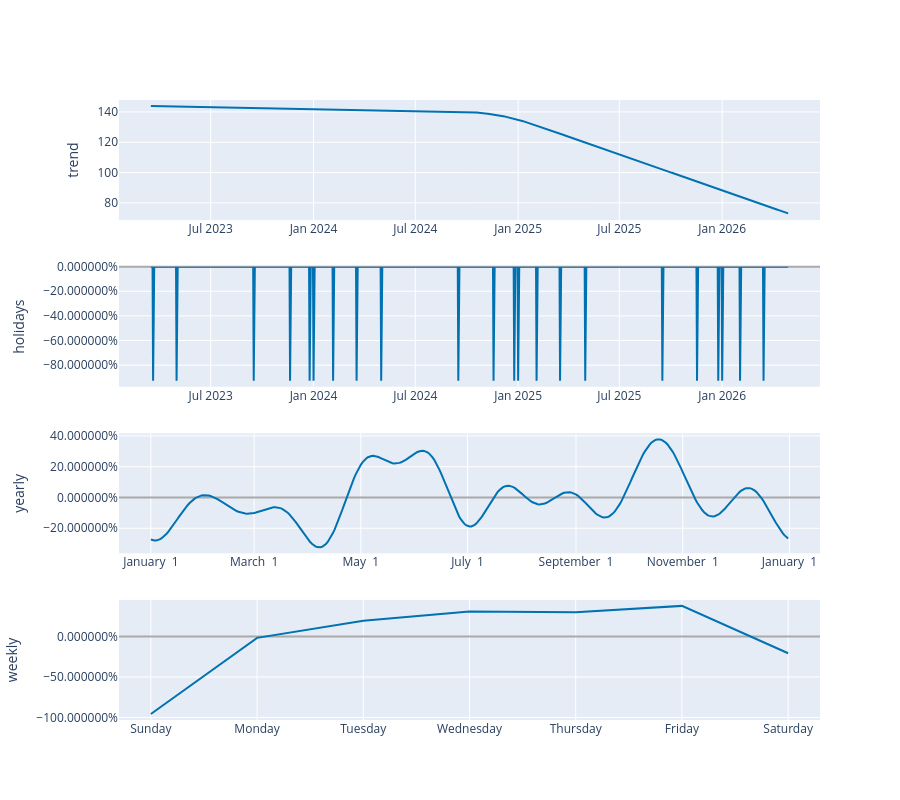

The notebook cell saved with this chart:
### Code cell
plot_components_plotly(model, forecast)

### Figure 1 — Plotly figure (JSON) as saved in the notebook; plotly's stock layout.template omitted (floating-point values rounded to 4 significant figures; data arrays with more than 128 entries replaced by an {"elided": "..."} marker saying what was removed)
{"data": [{"line": {"color": "#0072B2", "width": 2}, "mode": "lines", "name": "trend", "type": "scatter", "x": {"elided": "1141 str values"}, "xaxis": "x", "y": {"elided": "1141 float values"}, "yaxis": "y"}, {"line": {"color": "rgba(0, 114, 178, 0.2)", "width": 0}, "mode": "lines", "name": "trend_upper", "type": "scatter", "x": {"elided": "1141 str values"}, "xaxis": "x", "y": {"elided": "1141 float values"}, "yaxis": "y"}, {"fill": "tonexty", "fillcolor": "rgba(0, 114, 178, 0.2)", "line": {"color": "rgba(0, 114, 178, 0.2)", "width": 0}, "mode": "lines", "name": "trend_lower", "type": "scatter", "x": {"elided": "1141 str values"}, "xaxis": "x", "y": {"elided": "1141 float values"}, "yaxis": "y"}, {"line": {"color": "#0072B2", "width": 2}, "mode": "lines", "name": "holidays", "text": {"elided": "1141 str values"}, "type": "scatter", "x": {"elided": "1141 str values"}, "xaxis": "x2", "y": {"elided": "1141 float values"}, "yaxis": "y2"}, {"line": {"color": "#0072B2", "width": 2}, "mode": "lines", "name": "yearly", "type": "scatter", "x": {"elided": "365 str values"}, "xaxis": "x3", "y": {"elided": "365 float values"}, "yaxis": "y3"}, {"line": {"color": "#0072B2", "width": 2}, "mode": "lines", "name": "weekly", "type": "scatter", "x": ["2017-01-01T00:00:00.000000000", "2017-01-02T00:00:00.000000000", "2017-01-03T00:00:00.000000000", "2017-01-04T00:00:00.000000000", "2017-01-05T00:00:00.000000000", "2017-01-06T00:00:00.000000000", "2017-01-07T00:00:00.000000000"], "xaxis": "x4", "y": [-0.9564, -0.01665, 0.195, 0.3085, 0.2985, 0.3778, -0.2067], "yaxis": "y4"}], "layout": {"height": 800, "showlegend": false, "width": 900, "xaxis": {"anchor": "y", "domain": [0, 1], "range": ["2023-01-18T00:00:00", "2026-06-25T00:00:00"], "type": "date"}, "xaxis2": {"anchor": "y2", "domain": [0, 1], "range": ["2023-01-18T00:00:00", "2026-06-25T00:00:00"], "type": "date"}, "xaxis3": {"anchor": "y3", "domain": [0, 1], "range": ["2016-12-13T18:54:02.958904115", "2018-01-18T11:04:57.863013581"], "tickformat": "%B %e", "type": "date"}, "xaxis4": {"anchor": "y4", "domain": [0, 1], "range": ["2016-12-31T16:48:00", "2017-01-07T07:12:00"], "tickformat": "%A", "type": "date"}, "yaxis": {"anchor": "x", "domain": [0.8063, 1], "rangemode": "normal", "title": {"text": "trend"}, "zerolinecolor": "#AAA"}, "yaxis2": {"anchor": "x2", "domain": [0.5375, 0.7312], "hoverformat": ".2%", "rangemode": "tozero", "tickformat": "%", "title": {"text": "holidays"}, "zerolinecolor": "#AAA"}, "yaxis3": {"anchor": "x3", "domain": [0.2687, 0.4625], "hoverformat": ".2%", "tickformat": "%", "title": {"text": "yearly"}, "zerolinecolor": "#AAA"}, "yaxis4": {"anchor": "x4", "domain": [0, 0.1938], "hoverformat": ".2%", "tickformat": "%", "title": {"text": "weekly"}, "zerolinecolor": "#AAA"}}}
